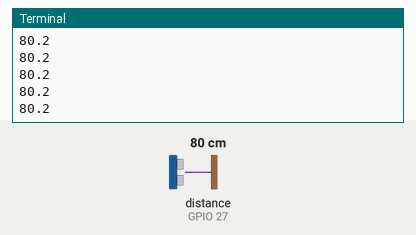
The program below on a simulated Raspberry Pi (BCM pin numbers). Parts: the last lines printed to the terminal. The test bench sets the inputs (shaded band); at power-on: distance to the obstacle (sensor on GPIO 27) 80 cm. The echo pulse lasts 58.3 µs per cm; the clock reads 2024-03-15 10:24:30 at power-on unless the program sets it.

Above: at 3.2 s.
3.3 s: distance to the obstacle (sensor on GPIO 27) set to 2 cm
At 3.71 s:
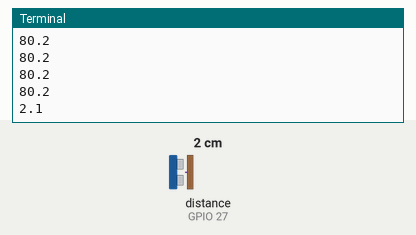
4.8 s: distance to the obstacle (sensor on GPIO 27) set to 4 cm
At 4.97 s:
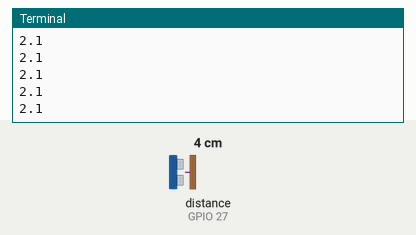
Timing chart, 0 to 7.8 s (numbered marks = the images above; inputs shaded):
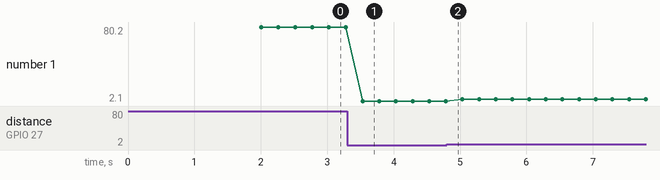

The program:

sonar.py
```python
# File: sonar.py
import RPi.GPIO as GPIO
import time
import sys

GPIO.setmode(GPIO.BCM)
GPIO.setwarnings(False)
TRIG = 17
ECHO = 27

GPIO.setup(TRIG,GPIO.OUT)
GPIO.setup(ECHO,GPIO.IN)

GPIO.output(TRIG, False)   #TRIG parte LOW
#print ('Waiting a few seconds for the sensor to settle')
time.sleep(2)

while True:
   GPIO.output(TRIG, True)    #invia impulsoTRIG
   time.sleep(0.00001)
   GPIO.output(TRIG, False)

   #attendi che ECHO parta e memorizza tempo
   while GPIO.input(ECHO)==0:
      pulse_start = time.time()

   # register the last timestamp at which the receiver detects the signal.
   while GPIO.input(ECHO)==1:
      pulse_end = time.time()

   pulse_duration = pulse_end - pulse_start
   distance = pulse_duration * 17165   #distance = vt/2
   distance = round(distance, 1)
   #print ('Distance:',distance,'cm')
   #print ( distance, flush=True )
   print ( distance  )
   sys.stdout.flush()
   time.sleep(0.25)


#GPIO.cleanup()
```

Measured:
- after the input at 3.3 s, the terminal: prints a new line after 0.23 s (image 1)
- plotted number 1: 80.2 → 2.1 after the input at 3.3 s, 2.1 → 4.1 after the input at 4.8 s
